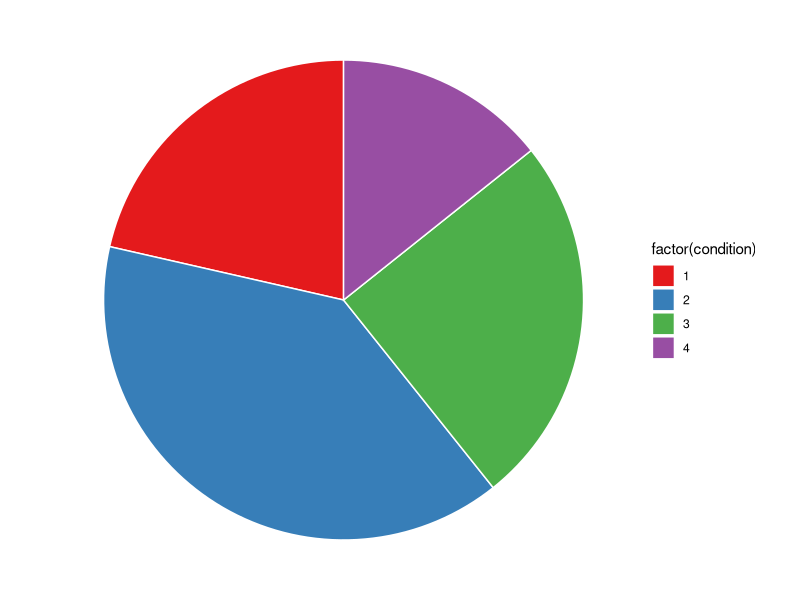
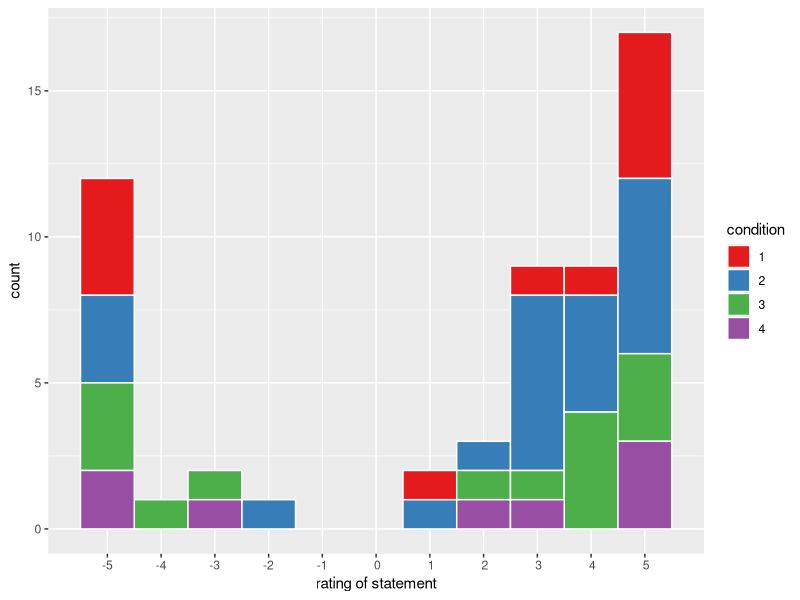
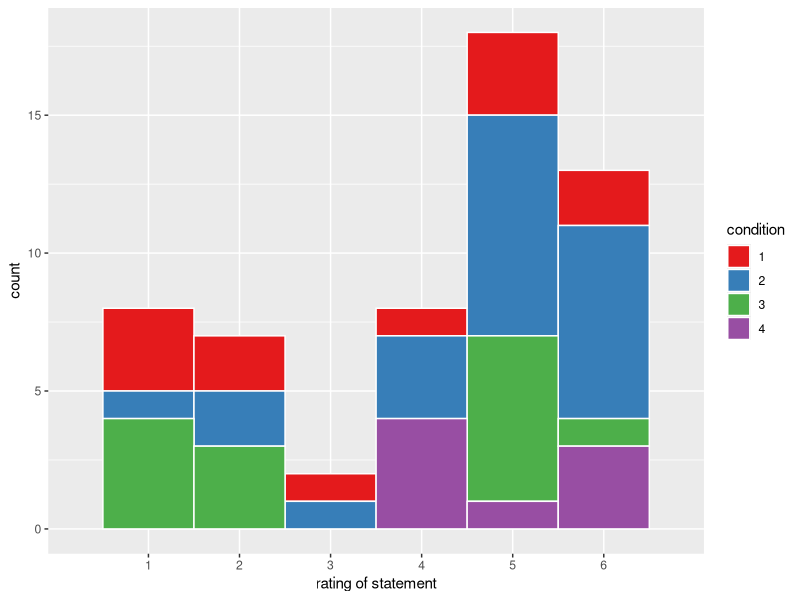
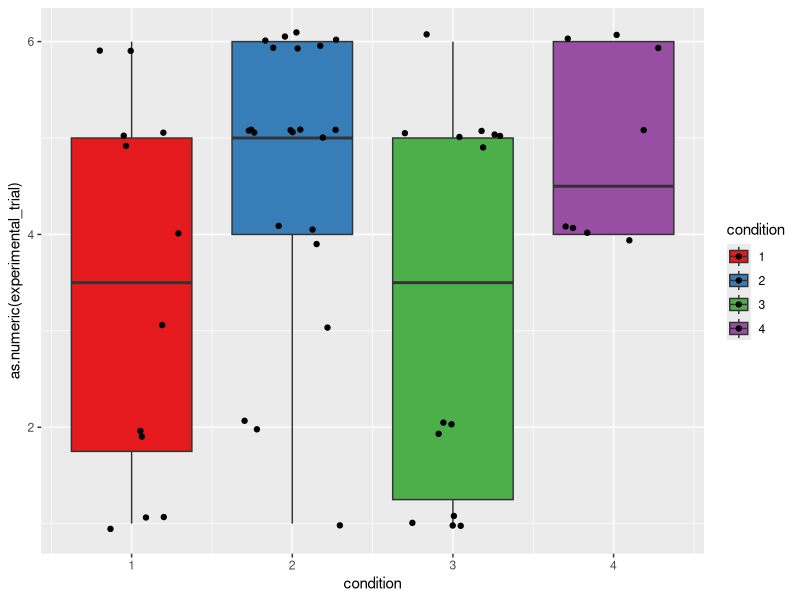

Reproduce these figures in R, in order.
## ---- chunk 1
knitr::opts_chunk$set(echo = TRUE, error = F, message = F, warning = F)
## ---- chunk 2

library(tidyverse)


## ---- chunk 3

df <- read_csv("01_raw_data.csv")

View(df)
## ---- chunk 4

df_proc <- df %>% 
  select(
    -c(
      QUD,
      RT,
      optionLeft,
      optionRight,
      startDate,
      startTime,
      trial_number,
      question
  ))

View(df_proc)
## ---- chunk 5

df_proc <- df_proc %>% 
  pivot_wider(names_from = "trial_name", values_from = "response")

View(df_proc)

## ---- chunk 6

df_groups <- df_proc %>% 
  count(condition)

#View(df_groups)

ggplot(df_groups, aes(x = "", y = n, fill = factor(condition))) +
    geom_bar(stat = "identity", width = 1, col = "white") +
    #scale_fill_manual("condition",values=c("yellow", "blue", "red", "green")) +
    scale_fill_brewer(palette = "Set1")+
    coord_polar("y", start=0) +
    theme_void()

        
## ---- chunk 7
df_ratings <- df_proc %>% 
  group_by(condition, rate_statement) %>% 
  count()

#(df_ratings)

ggplot(df_ratings, aes(x = as.numeric(rate_statement), y = n, fill = factor(condition) ))+
  scale_fill_brewer("condition", palette = "Set1")+
  geom_bar(stat = "identity", width = 1, col = "white")+
  scale_x_discrete(name = "rating of statement", limits = c(seq(-5,5)))+
  ylab("count")
  

## ---- chunk 8
df_md <- df_proc %>% 
  group_by(condition, experimental_trial) %>% 
  count()

#(df_ratings)

ggplot(df_md, aes(x = as.numeric(experimental_trial), y = n, fill = factor(condition) ))+
  scale_fill_brewer("condition", palette = "Set1")+
  geom_bar(stat = "identity", width = 1, col = "white")+
  scale_x_discrete(name = "rating of statement", limits = c(seq(1,6)))+
  ylab("count")
  

## ---- chunk 9

ggplot(df_proc, aes(x = condition, y = as.numeric(experimental_trial) , fill = factor(condition) ))+
  scale_fill_brewer("condition", palette = "Set1")+
  geom_boxplot()+
  geom_jitter(width = 0.3, height = 0.1)
 # ylim(c("report",2,3,4,5, "leave alone"))
 # scale_y_discrete(name = "moral decision", limits = c(1,2,3,4,5,6))
  #ylab("count")
  

